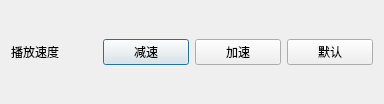
<?xml version="1.0" encoding="UTF-8"?>
<ui version="4.0">
 <class>SetDialog</class>
 <widget class="QDialog" name="SetDialog">
  <property name="geometry">
   <rect>
    <x>0</x>
    <y>0</y>
    <width>384</width>
    <height>104</height>
   </rect>
  </property>
  <property name="windowTitle">
   <string>播放速度设置</string>
  </property>
  <layout class="QVBoxLayout" name="verticalLayout">
   <item>
    <layout class="QHBoxLayout" name="horizontalLayout">
     <item>
      <widget class="QLabel" name="lab_speed">
       <property name="text">
        <string>播放速度</string>
       </property>
      </widget>
     </item>
     <item>
      <widget class="QPushButton" name="btn_down">
       <property name="text">
        <string>减速</string>
       </property>
      </widget>
     </item>
     <item>
      <widget class="QPushButton" name="btn_up">
       <property name="text">
        <string>加速</string>
       </property>
      </widget>
     </item>
     <item>
      <widget class="QPushButton" name="btn_normal">
       <property name="text">
        <string>默认</string>
       </property>
      </widget>
     </item>
    </layout>
   </item>
  </layout>
 </widget>
 <resources/>
 <connections/>
</ui>
